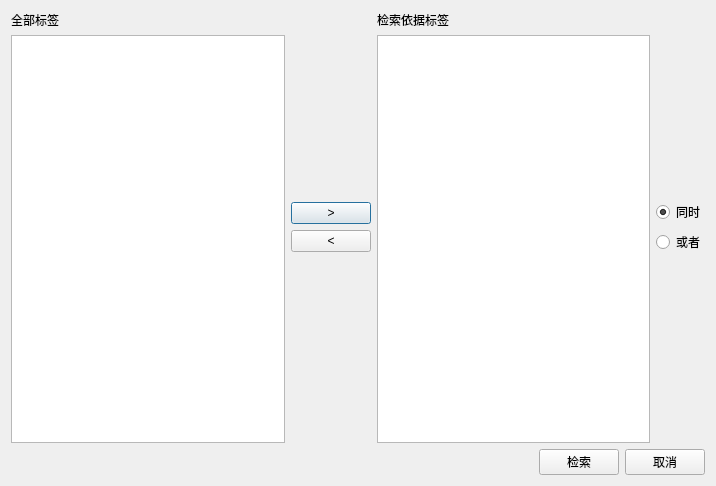
<?xml version="1.0" encoding="UTF-8"?>
<ui version="4.0">
 <class>DlgSearchByLabels</class>
 <widget class="QDialog" name="DlgSearchByLabels">
  <property name="geometry">
   <rect>
    <x>0</x>
    <y>0</y>
    <width>716</width>
    <height>486</height>
   </rect>
  </property>
  <property name="windowTitle">
   <string>根据标签检索</string>
  </property>
  <layout class="QGridLayout" name="gridLayout_8">
   <item row="0" column="0">
    <layout class="QGridLayout" name="gridLayout_7">
     <item row="0" column="0">
      <layout class="QGridLayout" name="gridLayout_6">
       <item row="0" column="0">
        <layout class="QGridLayout" name="gridLayout_3">
         <item row="0" column="0">
          <widget class="QLabel" name="label">
           <property name="text">
            <string>全部标签</string>
           </property>
          </widget>
         </item>
         <item row="1" column="0">
          <widget class="QListView" name="lvAllLabels"/>
         </item>
        </layout>
       </item>
       <item row="0" column="1">
        <layout class="QGridLayout" name="gridLayout_2">
         <item row="0" column="0">
          <spacer name="verticalSpacer">
           <property name="orientation">
            <enum>Qt::Vertical</enum>
           </property>
           <property name="sizeHint" stdset="0">
            <size>
             <width>20</width>
             <height>40</height>
            </size>
           </property>
          </spacer>
         </item>
         <item row="1" column="0">
          <widget class="QPushButton" name="btnAdd">
           <property name="text">
            <string>&gt;</string>
           </property>
          </widget>
         </item>
         <item row="2" column="0">
          <widget class="QPushButton" name="btnDelete">
           <property name="text">
            <string>&lt;</string>
           </property>
          </widget>
         </item>
         <item row="3" column="0">
          <spacer name="verticalSpacer_2">
           <property name="orientation">
            <enum>Qt::Vertical</enum>
           </property>
           <property name="sizeHint" stdset="0">
            <size>
             <width>20</width>
             <height>40</height>
            </size>
           </property>
          </spacer>
         </item>
        </layout>
       </item>
       <item row="0" column="2">
        <layout class="QGridLayout" name="gridLayout_5">
         <item row="0" column="0">
          <widget class="QLabel" name="label_2">
           <property name="text">
            <string>检索依据标签</string>
           </property>
          </widget>
         </item>
         <item row="1" column="0">
          <widget class="QListView" name="lvLabels"/>
         </item>
        </layout>
       </item>
       <item row="0" column="3">
        <layout class="QGridLayout" name="gridLayout_4">
         <item row="0" column="0">
          <spacer name="verticalSpacer_3">
           <property name="orientation">
            <enum>Qt::Vertical</enum>
           </property>
           <property name="sizeHint" stdset="0">
            <size>
             <width>20</width>
             <height>40</height>
            </size>
           </property>
          </spacer>
         </item>
         <item row="1" column="0">
          <widget class="QRadioButton" name="rbAnd">
           <property name="text">
            <string>同时</string>
           </property>
           <property name="checked">
            <bool>true</bool>
           </property>
          </widget>
         </item>
         <item row="2" column="0">
          <widget class="QRadioButton" name="rbOr">
           <property name="text">
            <string>或者</string>
           </property>
          </widget>
         </item>
         <item row="3" column="0">
          <spacer name="verticalSpacer_4">
           <property name="orientation">
            <enum>Qt::Vertical</enum>
           </property>
           <property name="sizeHint" stdset="0">
            <size>
             <width>20</width>
             <height>40</height>
            </size>
           </property>
          </spacer>
         </item>
        </layout>
       </item>
      </layout>
     </item>
     <item row="1" column="0">
      <layout class="QGridLayout" name="gridLayout">
       <item row="0" column="0">
        <spacer name="horizontalSpacer">
         <property name="orientation">
          <enum>Qt::Horizontal</enum>
         </property>
         <property name="sizeHint" stdset="0">
          <size>
           <width>40</width>
           <height>20</height>
          </size>
         </property>
        </spacer>
       </item>
       <item row="0" column="1">
        <widget class="QPushButton" name="btnSearch">
         <property name="text">
          <string>检索</string>
         </property>
        </widget>
       </item>
       <item row="0" column="2">
        <widget class="QPushButton" name="btnCancel">
         <property name="text">
          <string>取消</string>
         </property>
        </widget>
       </item>
      </layout>
     </item>
    </layout>
   </item>
  </layout>
 </widget>
 <resources/>
 <connections/>
</ui>
